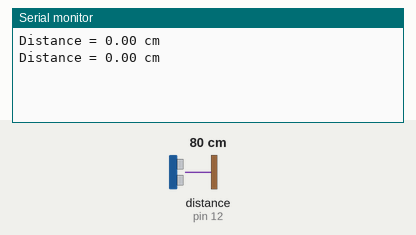
Recording of a sketch running on a simulated Arduino Uno, built with avr-gcc and run on an emulated ATmega328P. On the bench: the last lines printed to the serial monitor. The inputs (shaded band) are chosen by the test bench; at power-on: distance to the obstacle (sensor on pin 12) 80 cm. The echo pulse lasts 58.3 µs per cm.

Above: at 10.9 s.
11.0 s: distance to the obstacle (sensor on pin 12) set to 2 cm
At 20.9 s:
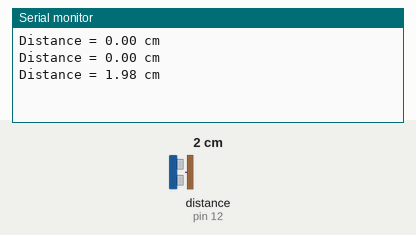
21.1 s: distance to the obstacle (sensor on pin 12) set to 4 cm
At 31.0 s:
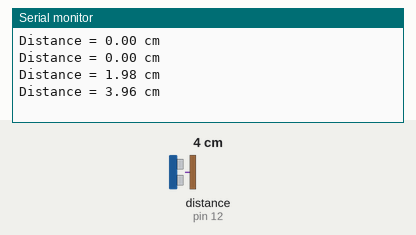
Timing chart, 0 to 32.5 s (numbered marks = the images above; inputs shaded):
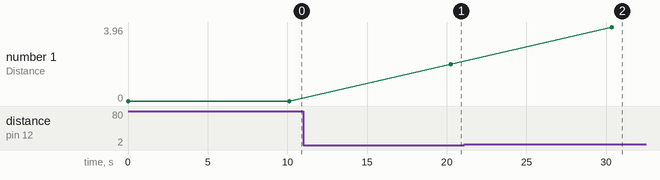

The sketch:

sketch_oct1d.ino
```cpp
#include "NewPing.h"
#define TRIGGER_PIN 2
#define ECHO_PIN 12

#define MAX_DISTANCE 40

NewPing sonar(TRIGGER_PIN, ECHO_PIN, MAX_DISTANCE);

void setup() {
Serial.begin(9600);
}

void loop() {
Serial.print("Distance = ");
//Serial.print(sonar.ping_in());
//Serial.print((sonar.ping() / 2) * 0.0343);
int iterations = 5;
Serial.print((sonar.ping_median(iterations) / 2) * 0.0341);
Serial.println(" cm");
delay(10000);
}
```

Measured:
- after the input at 11.0 s, the serial monitor: prints a new line after 9.2 s (image 1)
- after the input at 21.1 s, the serial monitor: prints a new line after 9.3 s (image 2)
- plotted number 1: 0 → 1.98 after the input at 11.0 s, 1.98 → 3.96 after the input at 21.1 s
